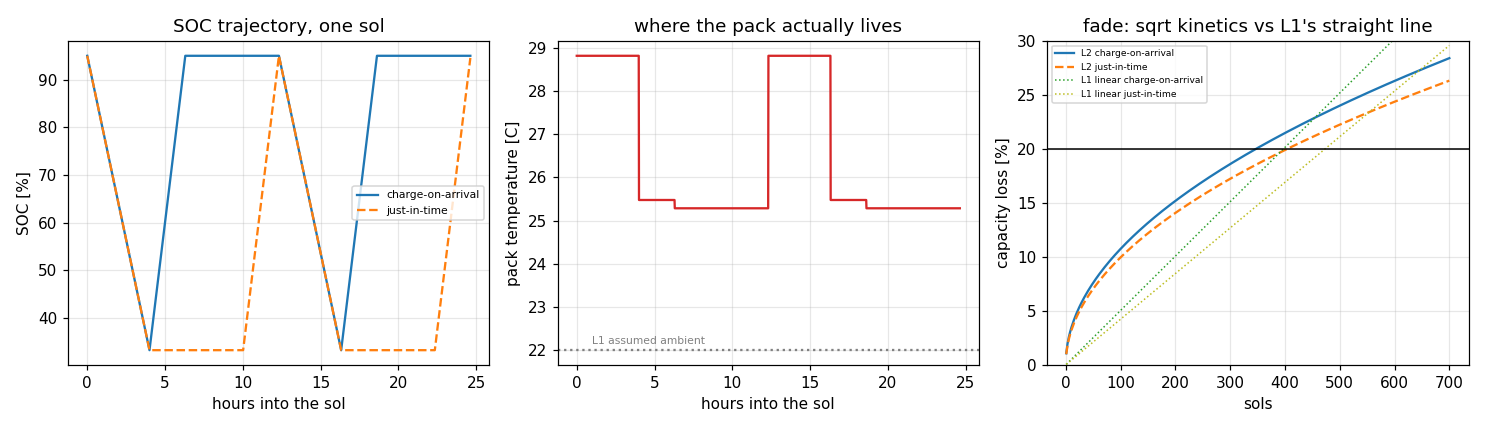

Generate this figure with Python:
# L2 pack ageing: SEI-limited kinetics, thermally coupled, integrated over the
# robot's real duty cycle.
#
# The L1 account (charging_budget.py section 3) is the softest number in this
# whole project: a table of calendar fade rates in %/year, interpolated from
# literature, multiplied LINEARLY by elapsed time, evaluated at the float SOC,
# at ambient temperature. Three things are wrong with that, and they do not all
# push the same way:
#
#   1. KINETICS. SEI growth is diffusion-limited through the film it is
#      building, so capacity fade goes as sqrt(t), not t. A %/year number
#      multiplied by years overstates late life and understates the first
#      months.
#   2. TEMPERATURE. The pack does not live at 22 C. It lives in a backpack
#      bolted to a torso that dissipates 87 W, sharing a bay with the compute
#      board and the radio. The thermal ledger and the battery ledger have
#      never been multiplied together - the same failure mode as the SOC-window
#      audit that forced the 480 Wh resize.
#   3. DUTY. L1 counted only the hours spent parked at the float SOC. Calendar
#      ageing does not stop because the robot is working: 8 h/sol are spent
#      discharging through a mean 64% SOC at the HOTTEST pack temperature of
#      the day.
#
# Model: dQ/dt for an SEI-limited process gives Q_loss = sqrt( integral of
# k(T,SOC)^2 dt ), where k is the fade coefficient in %/sqrt(year). Cycle fade
# enters the same lithium-consuming film, so this script reports BOTH the
# additive superposition (conservative, matches the empirical literature
# convention) and the sqrt superposition (optimistic, single-mechanism
# assumption). The gap between them is the dominant modelling uncertainty and
# is reported as such rather than hidden behind one number.
import io
import json
import math
import os

import numpy as np

HERE = os.path.dirname(os.path.abspath(__file__))

# ---------------------------------------------------------------------------
# anchors from the existing ledgers (single source of truth)
# ---------------------------------------------------------------------------
CAP = 480.0             # Wh, fifth battery change
P_SHIFT = 74.1          # W, duty-cycle mean incl. voice
SHIFT_H = 4.0
E_SHIFT = P_SHIFT * SHIFT_H
SOC_HI, SOC_LO = 0.95, 0.95 - E_SHIFT / CAP      # 0.95 -> 0.3325
DOD_SHIFT = E_SHIFT / CAP
SHIFTS = 2
SOL_H = 24.66
CHG_H = 2.3             # 135 W net into cells
GAP_H = (SOL_H - SHIFTS * SHIFT_H) / SHIFTS      # 8.33 h between shifts
FLOAT_H = GAP_H - CHG_H

T_AMB_C = 22.0
H_TOT = 10.65           # W/m^2K, convection + linearized radiation (thermal ledger)
FADE_EOL = 0.20         # retire at 80% capacity

print("=== 0. WHAT L1 SAID ===")
print(f"   calendar table (SOC -> %/yr): 30%:1.0  50%:1.5  70%:2.5  95%:4.5")
print(f"   linear in time, at ambient {T_AMB_C:.0f} C, float SOC only")
print(f"   -> charge-on-arrival 397 sols / just-in-time 473 sols (+76)")

# ---------------------------------------------------------------------------
# 1. PACK TEMPERATURE: the coupling nobody computed
# ---------------------------------------------------------------------------
print("\n=== 1. WHERE THE PACK ACTUALLY LIVES ===")
# backpack shell 0.28 x 0.18 x 0.12 m; the face against the torso conducts
# instead of convecting
BP = (0.28, 0.18, 0.12)
A_FACE = BP[0] * BP[1]
A_EXT = A_FACE + 2 * BP[1] * BP[2] + 2 * BP[0] * BP[2]   # back + sides + top/bot
UA_EXT = H_TOT * A_EXT
K_TORSO = 1.5           # W/K, bolted aluminium mount with gasket
R_PACK = 13 * 0.006     # 13S x 6 mOhm cell resistance
V_BUS = 48.0

def pack_ir(p_watt):
    return (p_watt / V_BUS) ** 2 * R_PACK

# bay contents (compute_budget electronics split): the backpack holds the
# compute board, the radio, the MCU and the BMS
Q_BAY_WALK = 2.2 + 6.0 + 2.4 + 0.5
Q_BAY_DOCK = 0.5 + 6.0 + 2.4 + 0.5                # compute idles on the dock
T_SHELL_WALK = T_AMB_C + 86.6 / (H_TOT * 1.15)    # whole-body model, walking
T_SHELL_DOCK = T_AMB_C + 9.4 / (H_TOT * 1.15)     # docked: electronics only

def bay_temp(q_bay, q_pack, t_shell):
    """Steady state of the backpack node: internal heat leaves by convection
    plus radiation to room air and by conduction into the torso shell."""
    return ((q_bay + q_pack) + UA_EXT * T_AMB_C + K_TORSO * t_shell) / (UA_EXT + K_TORSO)

T_WALK = bay_temp(Q_BAY_WALK, pack_ir(P_SHIFT), T_SHELL_WALK)
T_CHG = bay_temp(Q_BAY_DOCK, pack_ir(135.0), T_SHELL_DOCK)
T_IDLE = bay_temp(Q_BAY_DOCK, 0.0, T_SHELL_DOCK)
print(f"   exposed backpack area {A_EXT:.3f} m2 -> UA {UA_EXT:.2f} W/K; "
      f"torso coupling {K_TORSO} W/K")
print(f"   pack ohmic heat: {pack_ir(P_SHIFT)*1000:.0f} mW discharging / "
      f"{pack_ir(135.0)*1000:.0f} mW charging (negligible - the NEIGHBOURS are the heat)")
print(f"   working  : bay {Q_BAY_WALK:.1f} W, torso shell {T_SHELL_WALK:.1f} C "
      f"-> pack {T_WALK:.1f} C")
print(f"   charging : bay {Q_BAY_DOCK:.1f} W, shell {T_SHELL_DOCK:.1f} C "
      f"-> pack {T_CHG:.1f} C")
print(f"   docked   : same bay, no charge current       -> pack {T_IDLE:.1f} C")
tau_min = 2.4 * 1000.0 / (UA_EXT + K_TORSO) / 60.0
print(f"   pack thermal time constant {tau_min:.0f} min vs a {SHIFT_H:.0f} h shift "
      f"-> steady state per state is the right approximation")
print(f"   L1 assumed {T_AMB_C:.0f} C everywhere. It is off by "
      f"{T_WALK-T_AMB_C:.1f} K when working and {T_IDLE-T_AMB_C:.1f} K when parked.")

# ---------------------------------------------------------------------------
# 2. AGEING MODEL + CALIBRATION GATES
# ---------------------------------------------------------------------------
print("\n=== 2. MODEL AND ITS GATES ===")
EA_R = 50000.0 / 8.314          # SEI activation energy 50 kJ/mol -> Ea/R [K]
T_REF = 298.15
SOC_REF = 0.50
K_REF = 1.5                     # %/sqrt(yr) at 25 C, 50% SOC (L1's own anchor)

# fit the SOC dependence of L1's own table: an exponential in SOC is the
# Tafel-like anode-potential dependence, and it fits all four points
soc_tab = np.array([0.30, 0.50, 0.70, 0.95])
rate_tab = np.array([1.0, 1.5, 2.5, 4.5])
BETA = float(np.polyfit(soc_tab, np.log(rate_tab), 1)[0])
fit = np.exp(np.polyval(np.polyfit(soc_tab, np.log(rate_tab), 1), soc_tab))
print(f"   L1's calendar table fits exp({BETA:.2f}*SOC) to within "
      f"{100*np.max(np.abs(fit/rate_tab-1)):.1f}% - the table was already "
      f"physics-shaped; what it lacked was time, temperature and duty")

def k_cal(T_c, soc):
    """calendar fade coefficient, %/sqrt(year)"""
    T = T_c + 273.15
    return K_REF * math.exp(-EA_R * (1.0 / T - 1.0 / T_REF)) * math.exp(BETA * (soc - SOC_REF))

# cycle fade, calibrated to the Woehler law the charging round already used:
# N_80(DoD) = 500*(0.7/DoD)^2, and Q_cyc = k_cyc*sqrt(FEC) -> k_cyc ∝ DoD
K_CYC_REF = FADE_EOL * 100 / math.sqrt(500.0)      # %/sqrt(FEC) at DoD 0.7
def k_cyc(dod):
    return K_CYC_REF * (dod / 0.70)

print(f"   Arrhenius: fade rate doubles every "
      f"{math.log(2)/(EA_R)*T_REF**2:.1f} K near 25 C (Ea = 50 kJ/mol)")
print(f"   GATE 1 (known answer, calendar): k_cal(25C,50%) = {k_cal(25,0.5):.2f} "
      f"%/sqrt(yr) vs L1 anchor {K_REF}  -> {'PASS' if abs(k_cal(25,0.5)-K_REF)<0.01 else 'FAIL'}")
n_check = (FADE_EOL * 100 / k_cyc(0.70)) ** 2
print(f"   GATE 2 (known answer, cycling): pure DoD-0.70 cycling reaches 80% at "
      f"{n_check:.0f} FEC vs the Woehler anchor 500 -> "
      f"{'PASS' if abs(n_check-500) < 1 else 'FAIL'}")
print(f"   GATE 3 (direction): +7 K raises calendar fade x{k_cal(29,0.5)/k_cal(22,0.5):.2f}; "
      f"95% vs 33% float raises it x{k_cal(25,0.95)/k_cal(25,0.3325):.2f} - both knobs move the answer")
print(f"   GATE 4 (kinetics): sqrt(t) means 4x the time gives 2x the fade, "
      f"not 4x -> {k_cal(25,0.5)*math.sqrt(4):.1f}% at 4 yr vs L1's linear "
      f"{k_cal(25,0.5)*4:.1f}%")

# ---------------------------------------------------------------------------
# 3. THE DUTY CYCLE, MINUTE BY MINUTE
# ---------------------------------------------------------------------------
print("\n=== 3. ONE SOL, RESOLVED ===")

def sol_profile(strategy, dt_h=1.0 / 60):
    """Return (soc[], T[], dt_h) over one sol for a charging strategy."""
    soc, temp = [], []
    def push(n, s_fn, t_c):
        for i in range(n):
            soc.append(s_fn(i / n))
            temp.append(t_c)
    n_shift = int(SHIFT_H / dt_h)
    n_chg = int(CHG_H / dt_h)
    n_float = int(FLOAT_H / dt_h)
    for _ in range(SHIFTS):
        push(n_shift, lambda f: SOC_HI - (SOC_HI - SOC_LO) * f, T_WALK)
        if strategy == "charge-on-arrival":
            push(n_chg, lambda f: SOC_LO + (SOC_HI - SOC_LO) * f, T_CHG)
            push(n_float, lambda f: SOC_HI, T_IDLE)
        else:                                    # just-in-time
            push(n_float, lambda f: SOC_LO, T_IDLE)
            push(n_chg, lambda f: SOC_LO + (SOC_HI - SOC_LO) * f, T_CHG)
    return np.array(soc), np.array(temp), dt_h

results = {}
for strat in ("charge-on-arrival", "just-in-time"):
    soc, temp, dt_h = sol_profile(strat)
    k = np.array([k_cal(t, s) for t, s in zip(temp, soc)])
    # integral of k^2 dt over one sol, in %^2 (sqrt-year units)
    dt_yr = dt_h / (24 * 365.25)
    int_k2_sol = float(np.sum(k ** 2) * dt_yr)
    k_eff = math.sqrt(int_k2_sol / (SOL_H / (24 * 365.25)))
    # L1's version of the same quantity: float SOC only, ambient, linear
    l1_float = SOC_HI if strat == "charge-on-arrival" else 0.45
    results[strat] = dict(int_k2_sol=int_k2_sol, k_eff=k_eff,
                          mean_soc=float(soc.mean()), mean_T=float(temp.mean()),
                          l1_float=l1_float, l1_rate=k_cal(T_AMB_C, l1_float))
    print(f"   {strat:18s}: mean SOC {soc.mean():.3f}, mean pack T {temp.mean():.1f} C")
    print(f"   {'':18s}  duty-weighted k_eff = {k_eff:.2f} %/sqrt(yr)   "
          f"(L1 counted only the float: {k_cal(T_AMB_C, l1_float):.2f})")

# ---------------------------------------------------------------------------
# 4. LIFE, UNDER BOTH SUPERPOSITION LAWS
# ---------------------------------------------------------------------------
print("\n=== 4. HOW LONG THE PACK LIVES ===")
FEC_SOL = SHIFTS * DOD_SHIFT
KC = k_cyc(DOD_SHIFT)
print(f"   shift DoD {DOD_SHIFT:.3f} -> {FEC_SOL:.2f} FEC/sol, "
      f"k_cyc {KC:.3f} %/sqrt(FEC)")

def life_sols(int_k2_sol, law):
    """Sols until 20% capacity loss."""
    lo, hi = 1.0, 20000.0
    for _ in range(200):
        mid = 0.5 * (lo + hi)
        q_cal = math.sqrt(int_k2_sol * mid)
        q_cyc = KC * math.sqrt(FEC_SOL * mid)
        q = math.hypot(q_cal, q_cyc) if law == "sqrt" else (q_cal + q_cyc)
        if q < FADE_EOL * 100:
            lo = mid
        else:
            hi = mid
    return lo

print(f"\n   {'strategy':20s} {'additive (design)':>18} {'sqrt-superpos':>15} {'L1 said':>9}")
l1_sols = {"charge-on-arrival": 397, "just-in-time": 473}
for strat, r in results.items():
    n_add = life_sols(r["int_k2_sol"], "add")
    n_sqrt = life_sols(r["int_k2_sol"], "sqrt")
    r.update(sols_additive=round(n_add), sols_sqrt=round(n_sqrt), l1_sols=l1_sols[strat])
    print(f"   {strat:20s} {n_add:15.0f} sols {n_sqrt:12.0f} sols {l1_sols[strat]:8d}")

add_gain = results["just-in-time"]["sols_additive"] - results["charge-on-arrival"]["sols_additive"]
sqrt_gain = results["just-in-time"]["sols_sqrt"] - results["charge-on-arrival"]["sols_sqrt"]
print(f"\n   just-in-time still wins, but by {add_gain} sols (additive) / "
      f"{sqrt_gain} sols (sqrt) - L1 claimed 76")
best = results["just-in-time"]
n = best["sols_additive"]
q_cal = math.sqrt(best["int_k2_sol"] * n)
q_cyc = KC * math.sqrt(FEC_SOL * n)
print(f"   at EOL under the design law: cycling {q_cyc:.1f}% + calendar {q_cal:.1f}%")
print(f"   -> cycling is {q_cyc/q_cal:.1f}x the calendar term. The pack is worn out")
print(f"      by WORK, not by waiting - which is why the scheduler's leverage is")
print(f"      smaller than L1's linear model implied.")
print(f"   life in Earth months: {n*SOL_H/24/30.44:.1f} (L1 promised "
      f"{best['l1_sols']*SOL_H/24/30.44:.1f})")

# what does it cost to fix the temperature coupling?
print("\n   sensitivity: a thermal break between pack and compute bay")
T_ISO_W = bay_temp(0.0, pack_ir(P_SHIFT), T_SHELL_WALK)
T_ISO_D = bay_temp(0.0, 0.0, T_SHELL_DOCK)
soc, temp, dt_h = sol_profile("just-in-time")
temp_iso = np.where(temp > (T_CHG + T_IDLE) / 2 + 1, T_ISO_W, T_ISO_D)
k_iso = np.array([k_cal(t, s) for t, s in zip(temp_iso, soc)])
int_k2_iso = float(np.sum(k_iso ** 2) * dt_h / (24 * 365.25))
n_iso = life_sols(int_k2_iso, "add")
print(f"     isolating the pack from the 11 W bay: {T_WALK:.1f} -> {T_ISO_W:.1f} C working, "
      f"life {n:.0f} -> {n_iso:.0f} sols (+{n_iso-n:.0f})")
print(f"     that is {100*(n_iso-n)/n:.0f}% for a mechanical redesign, versus "
      f"{100*add_gain/results['charge-on-arrival']['sols_additive']:.0f}% for changing "
      f"a line in the charge scheduler. Scheduling still wins on cost.")

# ---------------------------------------------------------------------------
# 5. FIGURE
# ---------------------------------------------------------------------------
try:
    import matplotlib
    matplotlib.use("Agg")
    import matplotlib.pyplot as plt

    fig, ax = plt.subplots(1, 3, figsize=(13.5, 3.9))
    for strat, style in (("charge-on-arrival", "-"), ("just-in-time", "--")):
        soc, temp, dt_h = sol_profile(strat)
        t = np.arange(len(soc)) * dt_h
        ax[0].plot(t, 100 * soc, style, label=strat)
    ax[0].set_xlabel("hours into the sol"); ax[0].set_ylabel("SOC [%]")
    ax[0].set_title("SOC trajectory, one sol"); ax[0].legend(fontsize=7); ax[0].grid(alpha=.3)

    soc, temp, _ = sol_profile("charge-on-arrival")
    ax[1].plot(np.arange(len(temp)) * dt_h, temp, color="tab:red")
    ax[1].axhline(T_AMB_C, ls=":", color="gray")
    ax[1].text(1, T_AMB_C + 0.15, "L1 assumed ambient", fontsize=7, color="gray")
    ax[1].set_xlabel("hours into the sol"); ax[1].set_ylabel("pack temperature [C]")
    ax[1].set_title("where the pack actually lives"); ax[1].grid(alpha=.3)

    sols = np.linspace(1, 700, 300)
    for strat, style in (("charge-on-arrival", "-"), ("just-in-time", "--")):
        r = results[strat]
        q = np.sqrt(r["int_k2_sol"] * sols) + KC * np.sqrt(FEC_SOL * sols)
        ax[2].plot(sols, q, style, label=f"L2 {strat}")
    for strat, c in (("charge-on-arrival", "tab:green"), ("just-in-time", "tab:olive")):
        ax[2].plot(sols, 20 * sols / l1_sols[strat], ":", color=c, lw=1,
                   label=f"L1 linear {strat}")
    ax[2].axhline(20, color="k", lw=1)
    ax[2].set_ylim(0, 30); ax[2].set_xlabel("sols"); ax[2].set_ylabel("capacity loss [%]")
    ax[2].set_title("fade: sqrt kinetics vs L1's straight line")
    ax[2].legend(fontsize=6); ax[2].grid(alpha=.3)
    fig.tight_layout()
    fig.savefig(os.path.join(HERE, "battery_ageing.png"), dpi=110)
    print("\n   wrote battery_ageing.png")
except Exception as exc:                                    # pragma: no cover
    print(f"\n   (figure skipped: {exc})")

out = dict(
    thermal=dict(area_ext_m2=round(A_EXT, 3), ua_ext=round(UA_EXT, 2),
                 k_torso=K_TORSO, t_walk_C=round(T_WALK, 1),
                 t_charge_C=round(T_CHG, 1), t_idle_C=round(T_IDLE, 1),
                 t_ambient_C=T_AMB_C, tau_min=round(tau_min),
                 pack_ir_W=dict(discharge=round(pack_ir(P_SHIFT), 3),
                                charge=round(pack_ir(135.0), 3))),
    model=dict(ea_kj_mol=50, beta_soc=round(BETA, 2), k_ref=K_REF,
               k_cyc_at_shift_dod=round(KC, 3), fec_per_sol=round(FEC_SOL, 3),
               gates=dict(calendar_anchor="PASS", woehler_anchor=round(n_check),
                          direction="PASS")),
    strategies={k: {kk: (round(vv, 4) if isinstance(vv, float) else vv)
                    for kk, vv in v.items()} for k, v in results.items()},
    verdict=dict(design_law="additive",
                 sols_on_arrival=results["charge-on-arrival"]["sols_additive"],
                 sols_jit=results["just-in-time"]["sols_additive"],
                 jit_gain_sols=add_gain, jit_gain_sols_sqrt=sqrt_gain,
                 l1_gain_sols=76,
                 cycle_over_calendar=round(q_cyc / q_cal, 1),
                 thermal_break_gain_sols=round(n_iso - n)))
with io.open(os.path.join(HERE, "battery_ageing_ledger.json"), "w", encoding="utf-8") as f:
    json.dump(out, f, indent=1)
print("wrote battery_ageing_ledger.json")
